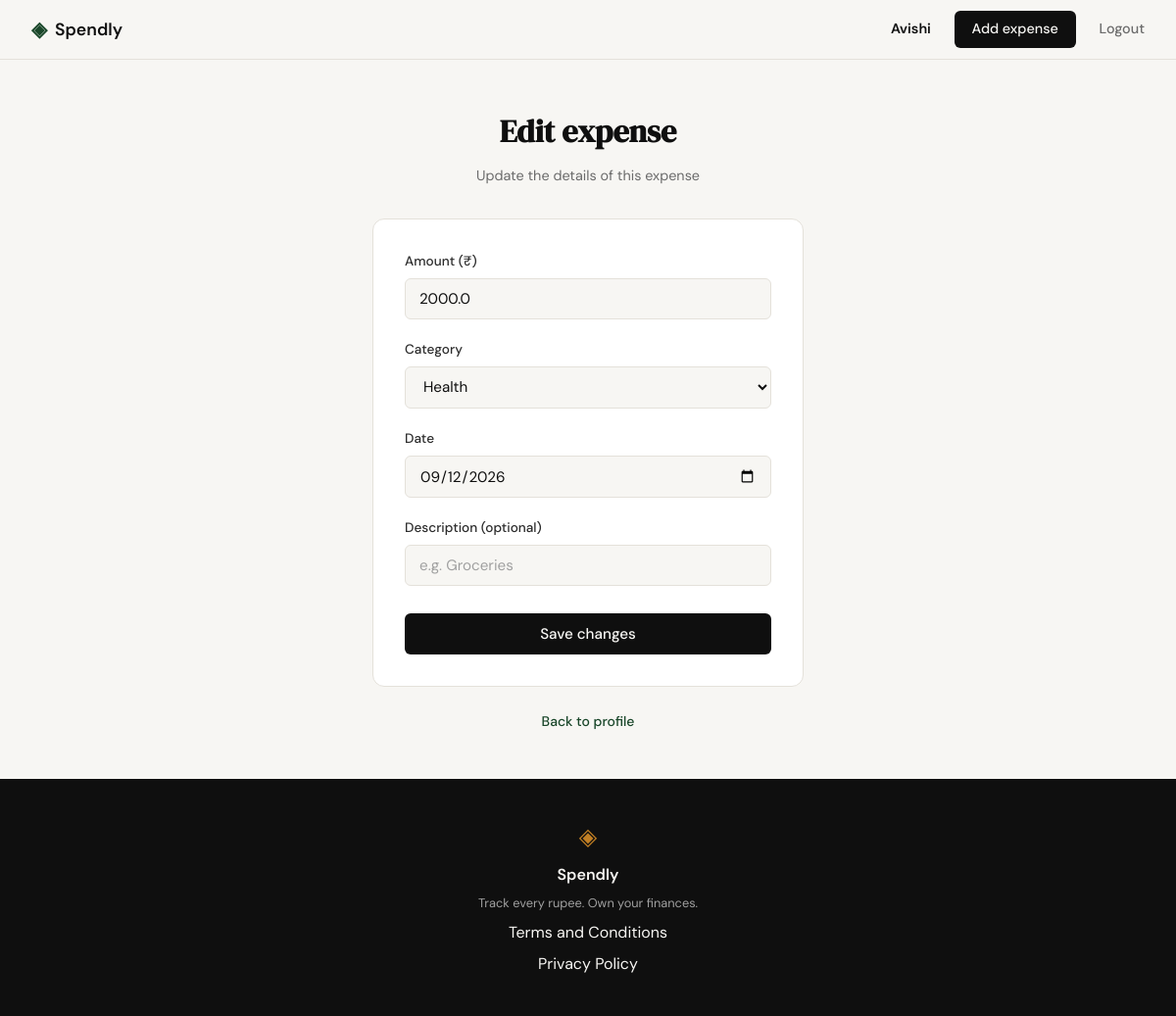
Screenshot of /expenses/17/edit (signed in) with the database file from the repository.
### tables this page shows
CREATE TABLE users (
    id            INTEGER PRIMARY KEY AUTOINCREMENT,
    name          TEXT NOT NULL,
    email         TEXT NOT NULL UNIQUE,
    password_hash TEXT NOT NULL,
    created_at    TEXT NOT NULL DEFAULT (datetime('now'))
);

CREATE TABLE expenses (
    id          INTEGER PRIMARY KEY AUTOINCREMENT,
    user_id     INTEGER NOT NULL REFERENCES users(id),
    amount      REAL    NOT NULL,
    category    TEXT    NOT NULL,
    date        TEXT    NOT NULL,          -- 'YYYY-MM-DD'
    description TEXT,
    created_at  TEXT    NOT NULL DEFAULT (datetime('now'))
);

### app.py (the view, shortened to what this page needs)
@app.route("/expenses/<int:id>/edit", methods=["GET", "POST"])
@login_required
def edit_expense(id):
    conn = get_db()
    try:
        expense = conn.execute(
            "SELECT * FROM expenses WHERE id = ? AND user_id = ?",
            (id, g.user["id"]),
        ).fetchone()
        if expense is None:
            abort(404)
        return render_template(
            "edit_expense.html",
            error=None,
            categories=EXPENSE_CATEGORIES,
            expense=expense,
            form={
                "amount": expense["amount"],
                "category": expense["category"],
                "date": expense["date"],
                "description": expense["description"] or "",
            },
        )
    finally:
        conn.close()

### app.py (called while the page is built)
@app.before_request
def load_logged_in_user():
    user_id = session.get("user_id")
    if user_id is None:
        g.user = None
        return
    conn = get_db()
    try:
        g.user = conn.execute(
            "SELECT id, name, email, created_at FROM users WHERE id = ?", (user_id,)
        ).fetchone()
    finally:
        conn.close()

@app.context_processor
def inject_current_user():
    return {"current_user": g.get("user")}

def login_required(view):
    @wraps(view)
    def wrapped(*args, **kwargs):
        if g.user is None:
            return redirect(url_for("login"))
        return view(*args, **kwargs)
    return wrapped

### database/db.py (called while the page is built)
def get_db():
    conn = sqlite3.connect(DB_PATH)
    conn.row_factory = sqlite3.Row
    conn.execute("PRAGMA foreign_keys = ON")
    return conn

### templates/edit_expense.html (shortened to what this page needs)
{% extends "base.html" %}
{% block content %}
<section class="auth-section">
    <div class="auth-container">
        <div class="auth-header">
            <h1 class="auth-title">Edit expense</h1>
            <p class="auth-subtitle">Update the details of this expense</p>
        </div>
        <div class="auth-card">
            <form method="POST" action="{{ url_for('edit_expense', id=expense.id) }}">
                <div class="form-group">
                    <label for="amount">Amount (₹)</label>
                    <input type="number" id="amount" name="amount"
                           class="form-input" step="0.01" min="0.01"
                           placeholder="0.00"
                           value="{{ form.get('amount', '') }}"
                           required autofocus>
                </div>
                <div class="form-group">
                    <label for="category">Category</label>
                    <select id="category" name="category" class="form-input" required>
                        {% for cat in categories %}
                        <option value="{{ cat }}" {{ 'selected' if form.get('category') == cat else '' }}>{{ cat }}</option>
                        {% endfor %}
                    </select>
                </div>
                <div class="form-group">
                    <label for="date">Date</label>
                    <input type="date" id="date" name="date"
                           class="form-input"
                           value="{{ form.get('date', '') }}"
                           required>
                </div>
                <div class="form-group">
                    <label for="description">Description (optional)</label>
                    <input type="text" id="description" name="description"
                           class="form-input" placeholder="e.g. Groceries"
                           maxlength="200"
                           value="{{ form.get('description', '') }}">
                </div>
                <button type="submit" class="btn-submit">Save changes</button>
            </form>
        </div>
        <p class="auth-switch">
            <a href="{{ url_for('profile') }}">Back to profile</a>
        </p>
    </div>
</section>
{% endblock %}

### templates/base.html (shortened to what this page needs)
<!DOCTYPE html>
<html lang="en">
<head>
    <link rel="stylesheet" href="{{ url_for('static', filename='css/style.css') }}">
</head>
<body>
    <nav class="navbar">
        <div class="nav-inner">
            <a href="{{ url_for('landing') }}" class="nav-brand">
                <span class="brand-icon">◈</span>
                <span class="brand-name">Spendly</span>
            </a>
            <div class="nav-links">
                {% if current_user %}
                <a href="{{ url_for('profile') }}" class="nav-user">{{ current_user.name }}</a>
                <a href="{{ url_for('add_expense') }}" class="nav-cta">Add expense</a>
                <a href="{{ url_for('logout') }}">Logout</a>
                {% else %}
                <a href="{{ url_for('login') }}">Sign in</a>
                <a href="{{ url_for('register') }}" class="nav-cta">Get started</a>
                {% endif %}
            </div>
        </div>
    </nav>
    <main class="main-content">
        {% block content %}{% endblock %}
    </main>
    <footer class="footer">
        <div class="footer-inner">
            <span class="brand-icon">◈</span>
            <span class="footer-name">Spendly</span>
            <p class="footer-copy">Track every rupee. Own your finances.</p>
            <a href="{{ url_for('terms') }}">Terms and Conditions</a>
            <a href="{{ url_for('privacy') }}">Privacy Policy</a>
        </div>
    </footer>
</body>
</html>

### static/css/style.css (style rules this page uses)
:root { --ink: #0f0f0f; --ink-soft: #2d2d2d; --ink-muted: #6b6b6b; --ink-faint: #a0a0a0; --paper: #f7f6f3; --paper-warm: #f0ede6; --paper-card: #ffffff; --accent: #1a472a; --accent-light: #e8f0eb; --accent-2: #c17f24; --accent-2-light: #fdf3e3; --danger: #c0392b; --danger-light: #fdecea; --border: #e4e1da; --border-soft: #eeebe4; --font-display: 'DM Serif Display', Georgia, serif; --font-body: 'DM Sans', system-ui, sans-serif; --max-width: 1200px; --auth-width: 440px; --radius-sm: 6px; --radius-md: 12px; --radius-lg: 20px; }
*, *::before, *::after { box-sizing: border-box; margin: 0; padding: 0; }
html { font-size: 16px; scroll-behavior: smooth; }
body { background: var(--paper); color: var(--ink); font-family: var(--font-body); font-size: 1rem; line-height: 1.6; -webkit-font-smoothing: antialiased; }
a { color: inherit; text-decoration: none; }
.navbar { position: sticky; top: 0; z-index: 100; background: var(--paper); border-bottom: 1px solid var(--border); padding: 0 2rem; }
.nav-inner { max-width: var(--max-width); margin: 0 auto; height: 60px; display: flex; align-items: center; justify-content: space-between; }
.nav-brand { display: flex; align-items: center; gap: 0.5rem; font-family: var(--font-body); font-weight: 600; font-size: 1.1rem; color: var(--ink); }
.brand-icon { color: var(--accent); font-size: 1.3rem; }
.brand-name { color: var(--ink); }
.nav-links { display: flex; align-items: center; gap: 1.5rem; font-size: 0.9rem; font-weight: 500; }
.nav-links a { color: var(--ink-muted); transition: color 0.2s; }
.nav-links a.nav-user { color: var(--ink); font-weight: 600; }
.nav-cta { background: var(--ink) !important; color: var(--paper) !important; padding: 0.45rem 1.1rem; border-radius: var(--radius-sm); transition: background 0.2s !important; }
.main-content { min-height: calc(100vh - 60px - 100px); }
.auth-section { min-height: calc(100vh - 60px - 100px); display: flex; align-items: center; justify-content: center; padding: 3rem 2rem; }
.auth-container { width: 100%; max-width: var(--auth-width); }
.auth-header { text-align: center; margin-bottom: 2rem; }
.auth-title { font-family: var(--font-display); font-size: 2rem; color: var(--ink); margin-bottom: 0.5rem; }
.auth-subtitle { font-size: 0.9rem; color: var(--ink-muted); }
.auth-card { background: var(--paper-card); border: 1px solid var(--border); border-radius: var(--radius-md); padding: 2rem; margin-bottom: 1.5rem; }
.form-group { margin-bottom: 1.25rem; }
.form-group label { display: block; font-size: 0.85rem; font-weight: 500; color: var(--ink-soft); margin-bottom: 0.4rem; }
.form-input { width: 100%; padding: 0.6rem 0.875rem; border: 1px solid var(--border); border-radius: var(--radius-sm); font-family: var(--font-body); font-size: 0.95rem; color: var(--ink); background: var(--paper); outline: none; transition: border-color 0.2s; }
.form-input::placeholder { color: var(--ink-faint); }
.btn-submit { width: 100%; padding: 0.7rem; background: var(--ink); color: var(--paper); border: none; border-radius: var(--radius-sm); font-family: var(--font-body); font-size: 0.95rem; font-weight: 500; cursor: pointer; transition: background 0.2s; margin-top: 0.5rem; }
.auth-switch { text-align: center; font-size: 0.875rem; color: var(--ink-muted); }
.auth-switch a { color: var(--accent); font-weight: 500; }
.footer { background: var(--ink); color: var(--paper); padding: 2.5rem 2rem; text-align: center; }
.footer-inner { display: flex; flex-direction: column; align-items: center; gap: 0.4rem; }
.footer .brand-icon { color: var(--accent-2); font-size: 1.5rem; }
.footer-name { font-weight: 600; font-size: 1rem; }
.footer-copy { font-size: 0.8rem; color: var(--ink-faint); }

### rows the page displays
users: name "Avishi"
expenses: amount "2000.0", date "09/12/2026"

### other values shown
form field category "Health"
